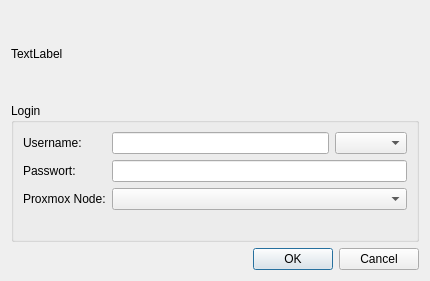
<?xml version="1.0" encoding="UTF-8"?>
<ui version="4.0">
 <class>proxDialog</class>
 <widget class="QDialog" name="proxDialog">
  <property name="geometry">
   <rect>
    <x>0</x>
    <y>0</y>
    <width>430</width>
    <height>281</height>
   </rect>
  </property>
  <property name="windowTitle">
   <string>ProxVDI Login</string>
  </property>
  <layout class="QVBoxLayout" name="verticalLayout">
   <item>
    <widget class="QLabel" name="logo">
     <property name="text">
      <string>TextLabel</string>
     </property>
    </widget>
   </item>
   <item>
    <widget class="QGroupBox" name="groupBox">
     <property name="title">
      <string>Login</string>
     </property>
     <layout class="QFormLayout" name="formLayout">
      <item row="0" column="0">
       <widget class="QLabel" name="label">
        <property name="text">
         <string>Username:</string>
        </property>
       </widget>
      </item>
      <item row="0" column="1">
       <layout class="QHBoxLayout" name="horizontalLayout">
        <item>
         <widget class="QLineEdit" name="username_field"/>
        </item>
        <item>
         <widget class="QComboBox" name="realmList"/>
        </item>
       </layout>
      </item>
      <item row="1" column="0">
       <widget class="QLabel" name="label_2">
        <property name="text">
         <string>Passwort:</string>
        </property>
       </widget>
      </item>
      <item row="1" column="1">
       <widget class="QLineEdit" name="password_field">
        <property name="echoMode">
         <enum>QLineEdit::Password</enum>
        </property>
       </widget>
      </item>
      <item row="2" column="0">
       <widget class="QLabel" name="label_3">
        <property name="text">
         <string>Proxmox Node:</string>
        </property>
       </widget>
      </item>
      <item row="2" column="1">
       <widget class="QComboBox" name="nodeList"/>
      </item>
      <item row="3" column="1">
       <widget class="QLabel" name="msg_label">
        <property name="text">
         <string/>
        </property>
       </widget>
      </item>
     </layout>
    </widget>
   </item>
   <item>
    <widget class="QDialogButtonBox" name="buttonBox">
     <property name="orientation">
      <enum>Qt::Horizontal</enum>
     </property>
     <property name="standardButtons">
      <set>QDialogButtonBox::Cancel|QDialogButtonBox::Ok</set>
     </property>
    </widget>
   </item>
  </layout>
 </widget>
 <tabstops>
  <tabstop>username_field</tabstop>
  <tabstop>password_field</tabstop>
  <tabstop>nodeList</tabstop>
  <tabstop>realmList</tabstop>
 </tabstops>
 <resources/>
 <connections>
  <connection>
   <sender>buttonBox</sender>
   <signal>accepted()</signal>
   <receiver>proxDialog</receiver>
   <slot>accept()</slot>
   <hints>
    <hint type="sourcelabel">
     <x>248</x>
     <y>254</y>
    </hint>
    <hint type="destinationlabel">
     <x>157</x>
     <y>274</y>
    </hint>
   </hints>
  </connection>
  <connection>
   <sender>buttonBox</sender>
   <signal>rejected()</signal>
   <receiver>proxDialog</receiver>
   <slot>reject()</slot>
   <hints>
    <hint type="sourcelabel">
     <x>316</x>
     <y>260</y>
    </hint>
    <hint type="destinationlabel">
     <x>286</x>
     <y>274</y>
    </hint>
   </hints>
  </connection>
 </connections>
</ui>
